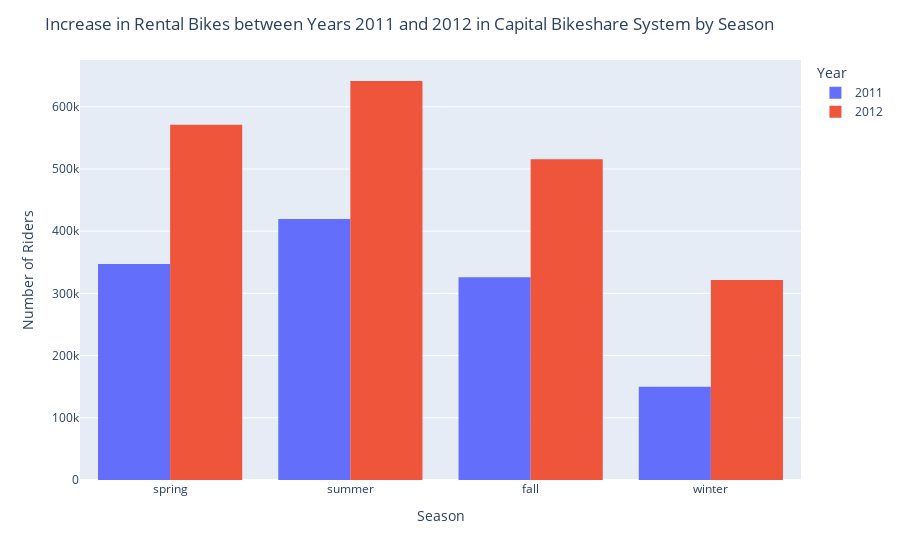

Notebook cell for this chart:
### Code cell
# Visualization - do your own thing

fig = px.histogram(DF,
                   x = 'season',
                   category_orders=dict(season=["spring", "summer", "fall", "winter"]),
                   y = 'cnt',
                   color = 'yr',
                   barmode = 'group',
                   labels={
                     "season": "Season",
                     "cnt": "Number of Riders",
                     "yr": "Year"})

fig.update_layout(title = 'Increase in Rental Bikes between Years 2011 and 2012 in Capital Bikeshare System by Season')
fig.update_layout(yaxis_title="Number of Riders" )
                  

fig.show()

### Figure 1 — Plotly figure (JSON) as saved in the notebook; plotly's stock layout.template omitted (floating-point values rounded to 4 significant figures; data arrays with more than 128 entries replaced by an {"elided": "..."} marker saying what was removed)
{"data": [{"alignmentgroup": "True", "bingroup": "x", "histfunc": "sum", "hovertemplate": "Year=2011<br>Season=%{x}<br>sum of Number of Riders=%{y}<extra></extra>", "legendgroup": "2011", "marker": {"color": "#636efa", "pattern": {"shape": ""}}, "name": "2011", "offsetgroup": "2011", "orientation": "v", "showlegend": true, "type": "histogram", "x": {"elided": "365 str values"}, "xaxis": "x", "y": {"elided": "365 int values"}, "yaxis": "y"}, {"alignmentgroup": "True", "bingroup": "x", "histfunc": "sum", "hovertemplate": "Year=2012<br>Season=%{x}<br>sum of Number of Riders=%{y}<extra></extra>", "legendgroup": "2012", "marker": {"color": "#EF553B", "pattern": {"shape": ""}}, "name": "2012", "offsetgroup": "2012", "orientation": "v", "showlegend": true, "type": "histogram", "x": {"elided": "366 str values"}, "xaxis": "x", "y": {"elided": "366 int values"}, "yaxis": "y"}], "layout": {"autosize": true, "barmode": "group", "legend": {"title": {"text": "Year"}, "tracegroupgap": 0}, "margin": {"t": 60}, "title": {"text": "Increase in Rental Bikes between Years 2011 and 2012 in Capital Bikeshare System by Season"}, "xaxis": {"anchor": "y", "autorange": true, "categoryarray": ["spring", "summer", "fall", "winter"], "categoryorder": "array", "domain": [0, 1], "range": [-0.5, 3.5], "title": {"text": "Season"}, "type": "category"}, "yaxis": {"anchor": "x", "autorange": true, "domain": [0, 1], "range": [0, 675200.0], "title": {"text": "Number of Riders"}, "type": "linear"}}}
